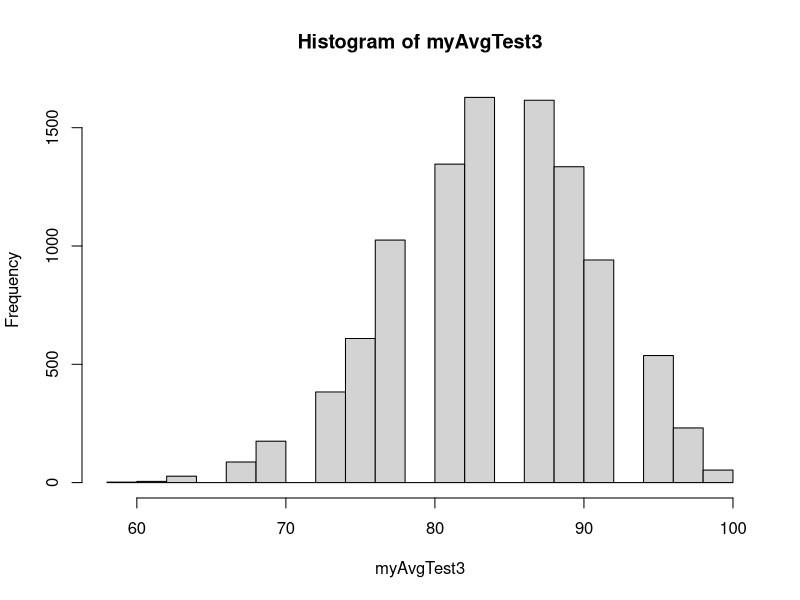
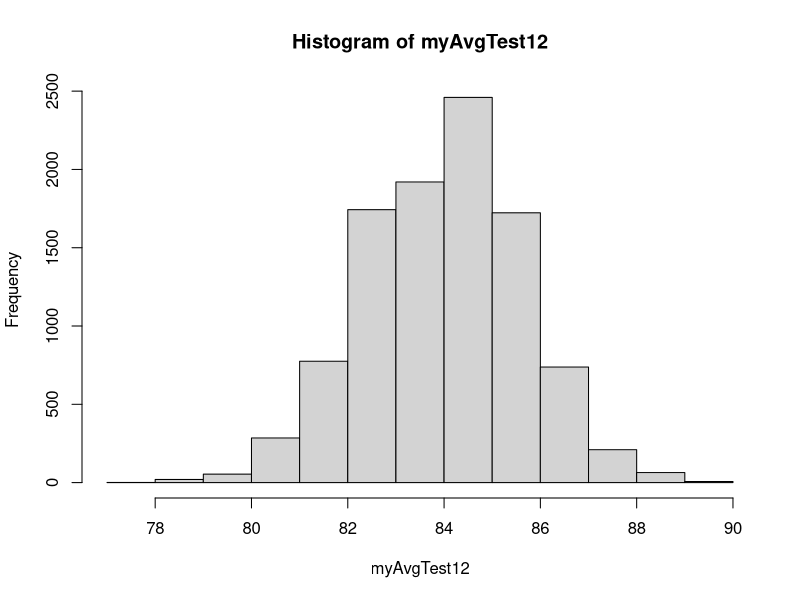

Here is the R script that generated these plots, in order:
## Question 1

takeOneTest <- function(probsGood = 0.6) {
  my_mood <- sample(c("Good", "Bad"),
                    size = 1, 
                    prob = c(probsGood, 1-probsGood) ) 
  
  if (my_mood == "Good") {
    my_score <- sample(c(100, 75),
                       size =1,
                       prob = c(0.8, 0.2))
  } else {
    my_score <- sample(c(100, 75, 50),
                         size = 1,
                         prob = c(0.2, 0.3, 0.5))
  }
  my_score
}


takeOneTest()

############################################################
## Question 2

SemesterGrades <- function(num_tests) {
  my_sem_grades <- c()
  
  for (i in 1:num_tests) {
   my_sem_grades <- c(my_sem_grades,
                      takeOneTest())
  }
  my_sem_grades
}
SemesterGrades(3)

############################################################
## Question 3

avg_test <- function(num_tests=1) {
  my_test <- c()
  for(i in 1:num_tests) {
    my_test <- c(my_test,
                 SemesterGrades(num_tests))
  }
  mean(my_test)
}

avg_test(num_tests = 12)

######################################################

myAvgTest3 <- c()
for(i in 1:10000) {
  myAvgTest3 <- c(myAvgTest3,
                    avg_test(num_tests = 3))
}
summary(myAvgTest3)
hist(myAvgTest3)

########################################################

myAvgTest12 <- c()
for(i in 1:10000) {
  myAvgTest12 <- c(myAvgTest12,
                  avg_test(num_tests = 12))
}
summary(myAvgTest12)
hist(myAvgTest12)


